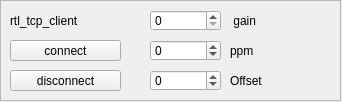
<?xml version="1.0" encoding="UTF-8"?>
<ui version="4.0">
 <class>rtl_tcp_widget</class>
 <widget class="QWidget" name="rtl_tcp_widget">
  <property name="geometry">
   <rect>
    <x>0</x>
    <y>0</y>
    <width>342</width>
    <height>102</height>
   </rect>
  </property>
  <property name="windowTitle">
   <string>rtl-tcp control</string>
  </property>
  <widget class="QFrame" name="frame">
   <property name="geometry">
    <rect>
     <x>0</x>
     <y>0</y>
     <width>341</width>
     <height>101</height>
    </rect>
   </property>
   <property name="frameShape">
    <enum>QFrame::StyledPanel</enum>
   </property>
   <property name="frameShadow">
    <enum>QFrame::Raised</enum>
   </property>
   <widget class="QLabel" name="label">
    <property name="geometry">
     <rect>
      <x>10</x>
      <y>10</y>
      <width>111</width>
      <height>21</height>
     </rect>
    </property>
    <property name="text">
     <string>rtl_tcp_client</string>
    </property>
   </widget>
   <widget class="QLabel" name="state">
    <property name="geometry">
     <rect>
      <x>10</x>
      <y>170</y>
      <width>131</width>
      <height>21</height>
     </rect>
    </property>
    <property name="text">
     <string/>
    </property>
   </widget>
   <widget class="QPushButton" name="tcp_connect">
    <property name="geometry">
     <rect>
      <x>10</x>
      <y>40</y>
      <width>111</width>
      <height>21</height>
     </rect>
    </property>
    <property name="text">
     <string>connect</string>
    </property>
   </widget>
   <widget class="QPushButton" name="tcp_disconnect">
    <property name="geometry">
     <rect>
      <x>10</x>
      <y>70</y>
      <width>111</width>
      <height>21</height>
     </rect>
    </property>
    <property name="text">
     <string>disconnect</string>
    </property>
   </widget>
   <widget class="QLabel" name="connectedLabel">
    <property name="geometry">
     <rect>
      <x>10</x>
      <y>170</y>
      <width>121</width>
      <height>20</height>
     </rect>
    </property>
    <property name="text">
     <string/>
    </property>
   </widget>
   <widget class="QSpinBox" name="tcp_gain">
    <property name="geometry">
     <rect>
      <x>150</x>
      <y>10</y>
      <width>71</width>
      <height>21</height>
     </rect>
    </property>
    <property name="maximum">
     <number>999</number>
    </property>
   </widget>
   <widget class="QSpinBox" name="tcp_ppm">
    <property name="geometry">
     <rect>
      <x>150</x>
      <y>40</y>
      <width>71</width>
      <height>21</height>
     </rect>
    </property>
    <property name="minimum">
     <number>-100</number>
    </property>
   </widget>
   <widget class="QLabel" name="label_2">
    <property name="geometry">
     <rect>
      <x>230</x>
      <y>10</y>
      <width>51</width>
      <height>21</height>
     </rect>
    </property>
    <property name="text">
     <string> gain</string>
    </property>
   </widget>
   <widget class="QLabel" name="label_3">
    <property name="geometry">
     <rect>
      <x>230</x>
      <y>40</y>
      <width>61</width>
      <height>21</height>
     </rect>
    </property>
    <property name="text">
     <string>ppm</string>
    </property>
   </widget>
   <widget class="QSpinBox" name="khzOffset">
    <property name="geometry">
     <rect>
      <x>150</x>
      <y>70</y>
      <width>71</width>
      <height>21</height>
     </rect>
    </property>
    <property name="minimum">
     <number>-100</number>
    </property>
   </widget>
   <widget class="QLabel" name="label_4">
    <property name="geometry">
     <rect>
      <x>230</x>
      <y>70</y>
      <width>51</width>
      <height>21</height>
     </rect>
    </property>
    <property name="text">
     <string>Offset</string>
    </property>
   </widget>
  </widget>
 </widget>
 <resources/>
 <connections/>
</ui>
